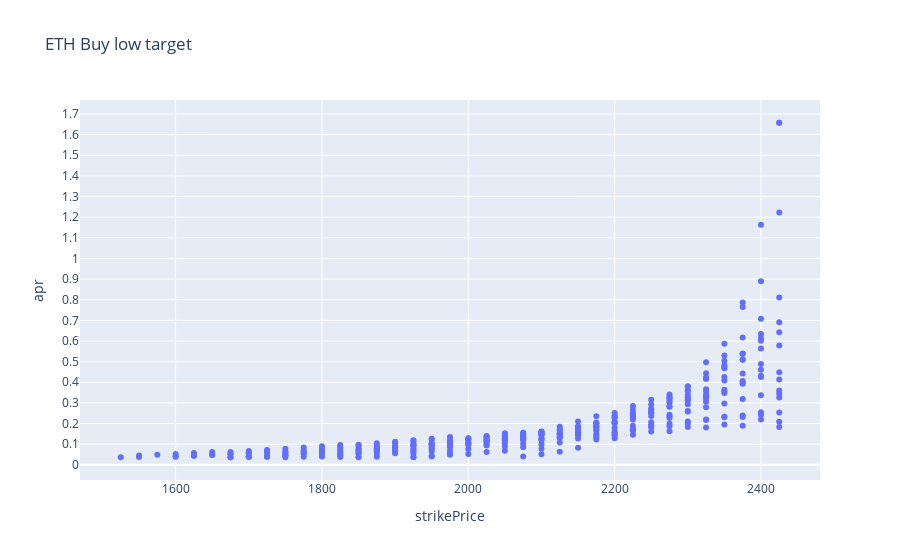

Write notebook code for a chart like this one.
### Code cell
fig = px.scatter(df, x="strikePrice", y="apr", hover_data=["id","orderId", "duration", "1000return"], title=f"{TargetItem} Buy low target")
fig.update_layout(
    yaxis = dict(
        tickmode = 'linear',
        tick0 = 0,
        dtick = 0.1
    )
)
fig.show()

### Figure 1 — Plotly figure (JSON) as saved in the notebook; plotly's stock layout.template omitted (floating-point values rounded to 4 significant figures; data arrays with more than 128 entries replaced by an {"elided": "..."} marker saying what was removed)
{"data": [{"customdata": {"elided": "362x4 mixed values"}, "hovertemplate": "strikePrice=%{x}<br>apr=%{y}<br>id=%{customdata[0]}<br>orderId=%{customdata[1]}<br>duration=%{customdata[2]}<br>1000return=%{customdata[3]}<extra></extra>", "legendgroup": "", "marker": {"color": "#636efa", "symbol": "circle"}, "mode": "markers", "name": "", "orientation": "v", "showlegend": false, "type": "scatter", "x": {"elided": "362 int values"}, "xaxis": "x", "y": {"elided": "362 float values"}, "yaxis": "y"}], "layout": {"legend": {"tracegroupgap": 0}, "title": {"text": "ETH Buy low target"}, "xaxis": {"anchor": "y", "domain": [0, 1], "title": {"text": "strikePrice"}}, "yaxis": {"anchor": "x", "domain": [0, 1], "dtick": 0.1, "tick0": 0, "tickmode": "linear", "title": {"text": "apr"}}}}
